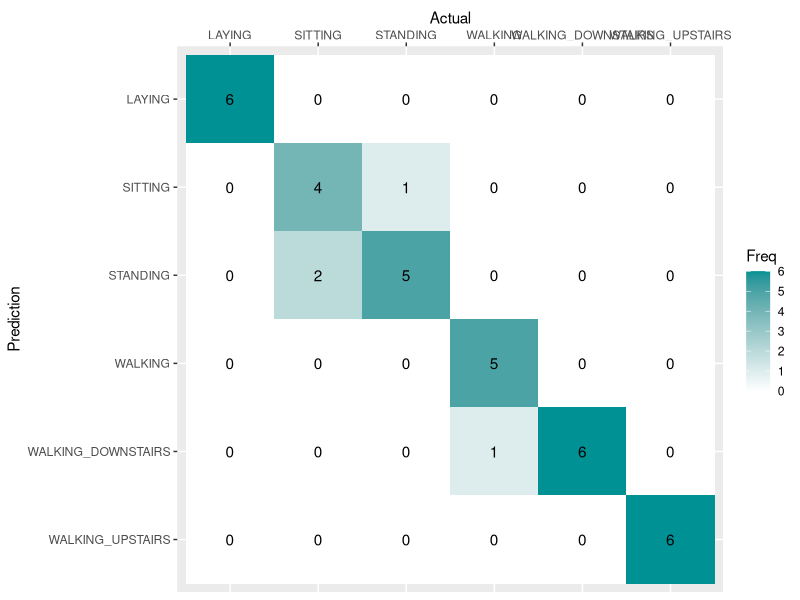
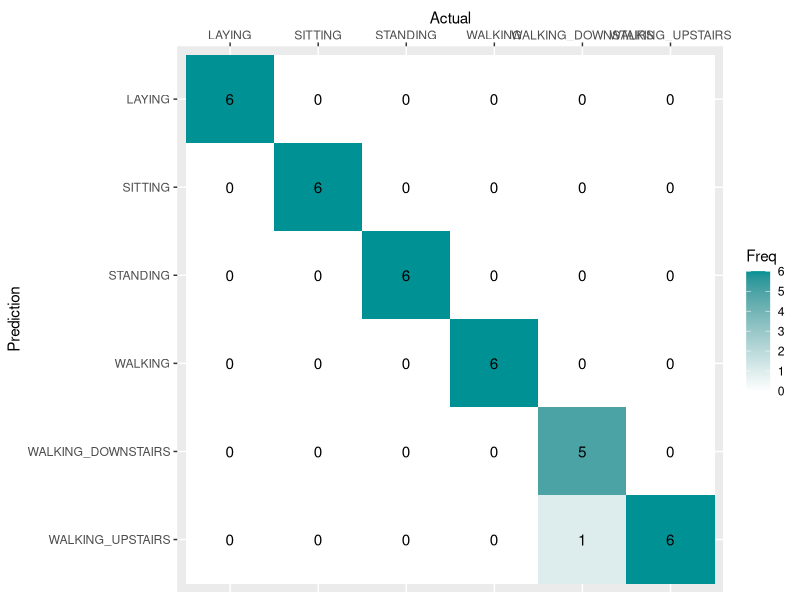

These charts were generated, in order, by the following R code:
rm(list = ls())
library(caret)
library(dplyr)
library(ggplot2)
library(nnet)

#Read the dataset
data <- read.csv("data/tidy_data.csv")

#Create labels set
label <- unique(data$Activity)
data <- select(data,-Subject)

#Discover the data
summary(data)
percentage <- prop.table(table(data$Activity)) * 100
cbind(freq=table(data$Activity), percentage=percentage)

#Split the train and test set
train_index <- createDataPartition(data$Activity,
                                        p=0.80, list=FALSE)
validation <- data[-train_index,]
training <- data[train_index,]

control <- trainControl(method="cv", number=10,
                        savePredictions = TRUE)
metric <- "Accuracy"

#Define the function drawing the confusion matrix
plotConfusionMatrix <- function(cfm)
{
  plt <- as.data.frame(cfm$table)
  plt$Prediction <- factor(plt$Prediction, levels=rev(levels(plt$Prediction)))
  
  ggplot(plt, aes(x = Reference,y= Prediction, fill= Freq)) +
    geom_tile() + geom_text(aes(label=Freq)) +
    scale_fill_gradient(low="white", high="#009194") +
    labs(x = "Actual",y = "Prediction") +
    scale_x_discrete(labels=label, position = "top") +
    scale_y_discrete(labels=rev(label))
}

#Run the KNN algorithm and plot confusion matrix
set.seed(7)
fit.knn <- train(Activity~., data=training, method="knn",
                 metric=metric, trControl=control)
knn_predictions <- predict(fit.knn, validation)
cfm_knn <- confusionMatrix(knn_predictions, as.factor(validation$Activity))
cfm_knn$overall['Accuracy']
plotConfusionMatrix(cfm_knn)

#Run the multinomial logistic regression algorithm and plot confusion matrix
set.seed(7)
fit.logist <- train(Activity~., data=training, method="multinom",
                 metric=metric, trControl=control)
logist_predictions <- predict(fit.logist, validation)
cfm_logist <- confusionMatrix(logist_predictions, as.factor(validation$Activity))
cfm_logist$overall['Accuracy']
plotConfusionMatrix(cfm_logist)